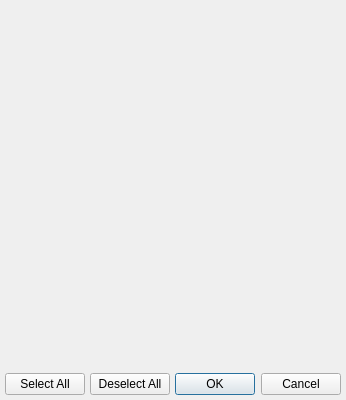
<?xml version="1.0" encoding="UTF-8"?>
<ui version="4.0">
 <class>DialogPlotChannelChoose</class>
 <widget class="QDialog" name="DialogPlotChannelChoose">
  <property name="geometry">
   <rect>
    <x>0</x>
    <y>0</y>
    <width>300</width>
    <height>400</height>
   </rect>
  </property>
  <property name="windowTitle">
   <string>Choose Channels</string>
  </property>
  <layout class="QGridLayout" name="gridLayout">
   <property name="leftMargin">
    <number>5</number>
   </property>
   <property name="topMargin">
    <number>5</number>
   </property>
   <property name="rightMargin">
    <number>5</number>
   </property>
   <property name="bottomMargin">
    <number>5</number>
   </property>
   <property name="spacing">
    <number>5</number>
   </property>
   <item row="1" column="2">
    <widget class="QDialogButtonBox" name="buttonBox">
     <property name="orientation">
      <enum>Qt::Horizontal</enum>
     </property>
     <property name="standardButtons">
      <set>QDialogButtonBox::Cancel|QDialogButtonBox::Ok</set>
     </property>
    </widget>
   </item>
   <item row="1" column="0">
    <widget class="QPushButton" name="btnSelectAll">
     <property name="text">
      <string>Select All</string>
     </property>
    </widget>
   </item>
   <item row="0" column="0" colspan="3">
    <widget class="QWidget" name="widgetTableContainer" native="true"/>
   </item>
   <item row="1" column="1">
    <widget class="QPushButton" name="btnDeselectAll">
     <property name="text">
      <string>Deselect All</string>
     </property>
    </widget>
   </item>
  </layout>
 </widget>
 <resources/>
 <connections>
  <connection>
   <sender>buttonBox</sender>
   <signal>accepted()</signal>
   <receiver>DialogPlotChannelChoose</receiver>
   <slot>accept()</slot>
   <hints>
    <hint type="sourcelabel">
     <x>248</x>
     <y>254</y>
    </hint>
    <hint type="destinationlabel">
     <x>157</x>
     <y>274</y>
    </hint>
   </hints>
  </connection>
  <connection>
   <sender>buttonBox</sender>
   <signal>rejected()</signal>
   <receiver>DialogPlotChannelChoose</receiver>
   <slot>reject()</slot>
   <hints>
    <hint type="sourcelabel">
     <x>316</x>
     <y>260</y>
    </hint>
    <hint type="destinationlabel">
     <x>286</x>
     <y>274</y>
    </hint>
   </hints>
  </connection>
 </connections>
</ui>
